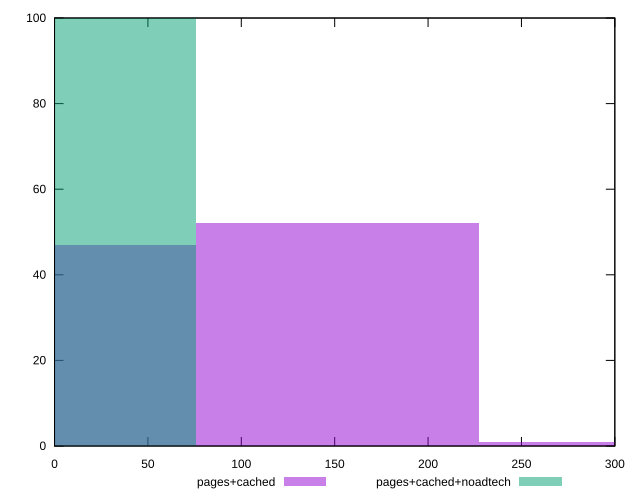

This figure's gnuplot source:
reset

$pagesCached <<EOF
151.5433962759564 52
0 47
303.0867925519128 1
EOF

$pagesCachedNoadtech <<EOF
0 100
EOF

set key outside below
set boxwidth 151.5433962759564
set xrange [0:300]
set yrange [0:100]
set trange [0:100]
set style fill transparent solid 0.5 noborder
set terminal svg size 640, 500 enhanced background rgb 'white'
set output "report_00012_2021-02-09T11:01:39.952Z/unminified-css/comparison/histogram/1_vs_2.svg"

plot $pagesCached title "pages+cached" with boxes, \
     $pagesCachedNoadtech title "pages+cached+noadtech" with boxes

reset
